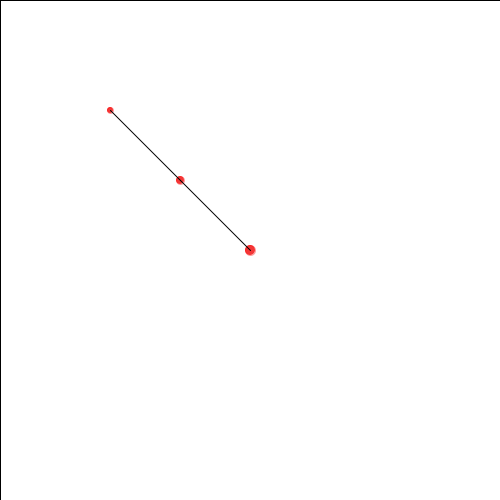
Frame 1 (no input)
Frame 60 (the mouse pressed at the canvas centre just before this capture): identical to frame 1, image omitted
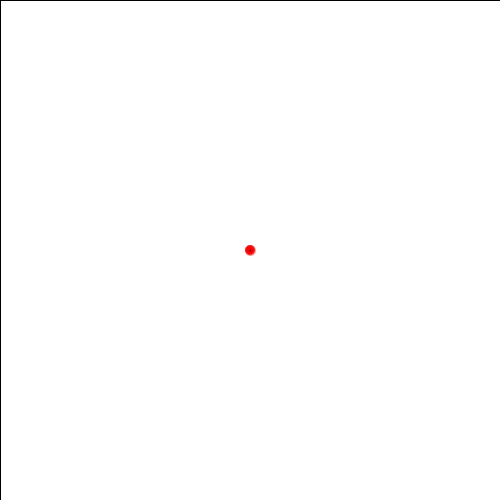
Frame 120 (the mouse held since frame 60 and released just before this capture)

The Processing sketch that drew these frames (run headless with seeded random() and noise(); from frame 60 on, the mouse is pressed at the canvas centre):

// Processing sketch: processing_553
// ── processing_553.pde

int sx,sy,ex,ey,hx,hy,hxo,hyo;
int armLength,ua,la;
float uad, lad;
void setup(){
  size(500,500);
  background(255, 224, 150);
  sx = width/2;
  sy = height/2;
  armLength = int(width/5);
}

void draw(){
  fill(255);
  rect(0,0,width,height);
  upperArm();
}

void upperArm(){
  int dx = mouseX - sx;
  int dy = mouseY - sy;
  float distance = sqrt(dx*dx+dy*dy);
  
  int a = armLength;
  int b = armLength;
  float c = min(distance, a + b);
  
  float B = acos((b*b-a*a-c*c)/(-2*a*c));
  float C = acos((c*c-a*a-b*b)/(-2*a*b));
  
  float D = atan2(dy,dx);
  float E = D + B + PI + C;
  
  ex = int((cos(E) * a)) + sx;
  ey = int((sin(E) * a)) + sy;
  print("UpperArm Angle=  "+degrees(E)+"    ");
  
  hx = int((cos(D+B) * b)) + ex;
  hy = int((sin(D+B) * b)) + ey;
 println("LowerArm Angle=  "+degrees((D+B)));
  
  stroke(255,0,0,100);
  fill(240,0,0,200);
  ellipse(sx,sy,10,10);
  ellipse(ex,ey,8,8);
  ellipse(hx,hy,6,6);
  stroke(0);
  line(sx,sy,ex,ey);
  line(ex,ey,hx,hy);
  //float angle = atan2(dy, dx);
  //println("angle = " + degrees(angle))
  //ex = int((cos(angle) * r)) + sx;
  //ey = int((sin(angle) * r)) + sy;
  //line(sx,sy,ex,ey);
}
